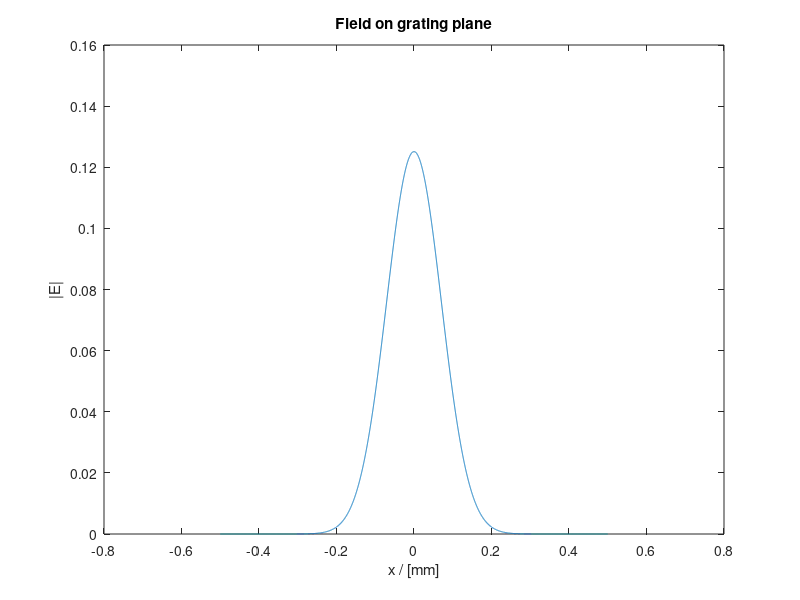

Write the MATLAB code that produced this figure. (Note: this script raises an error after producing the figure.)
%% Efficiency of an atom trap by beam tracing method
% Refer to the beam tracing method of derivation of the analytic solution.
% By using the mentioned solution, the efficiency is estimated.

%% Device specification
% Indices [1]
n_air   = 1;
n_clad  = 1.4555;
n_core  = 1.4608;
n_eff   = 1.4635;
dn_g    = 5e-3;

% Heights of the layers [m]
h_clad  = 15e-6;
h_core  = 5e-6;

%% Target specification
lam     = 780e-9;

% distance from the top of the glass.
dist    = 5e-3;

% grating length
len_g   = 2e-3;

%% Specification for environments
% Wavenumbers
k0      = 2*pi*n_air    /   lam;
k0_clad = 2*pi*n_clad   /   lam;
k0_core = 2*pi*n_core   /   lam;

%% Focussed beam feature
% Define grid points
L_x     = 1e-3;   
Nx      = 2^13; 
dx      = L_x / Nx;
x       = (-Nx/2:Nx/2-1)' * dx;
y_focus = dist;

% rotated frame
phi     = 0*pi/180;
x_focus = dist*tan(phi);
x_rot   = (x - x_focus)*cos(phi) - (0 - y_focus)*sin(phi);
y_rot   = (x - x_focus)*sin(phi) + (0 - y_focus)*cos(phi);

% Waist on the surface of the glass
w       = .1e-3;

% % beam waist
% w_0     = sqrt(.5*(w^2 + sqrt(w^4 - 4*(dist*lam/pi/n_air)^2)));

% Rayleigh range(1)
temp_b  = pi*n_air*w^2/lam;
y_R     = .5*( temp_b - sqrt(temp_b^2 - 4*y_focus^2) );

% beam waist(1)
w_0     = real(sqrt( y_R * lam / (pi * n_air) ));
w_rot   = w_0*sqrt(1 + (y_rot./y_R).^2);

% Radius of curvature(y)
R       = y_rot + y_R.^2./y_rot;

% Gouy phase
eta     = atan(y_rot./y_R);
q_inv   = 1./R - 1i*lam./(n_air*pi*w_rot.^2);


% Gaussian beam on the surface of the glass
E      = w_0./w_rot .*exp( -1i*(k0.*y_rot - eta) -1i*k0 * x_rot.^2 .* q_inv/2 );
%%
% checking the shape
figure(1)
plot(x*1e3, abs(E))
xlabel('x / [mm]')
ylabel('|E|')
title('Field on grating plane')

%% Propagation onto the grating plane
k       = linspace(-pi, pi, length(x) )'./(x(2) - x(1));
fprintf('y_R    = %3.3f [mm]\n', mean(y_R)*1e3)
fprintf('w_0    = %3.3f [mm]\n', mean(w_0)*1e3)
fprintf('w_1    = %3.3f [mm]\n', mean(w)*1e3)
fprintf('L_g    = %3.3f [mm]\n', len_g*1e3)

% central frequency to adjust the resolution in fourier space as max(k) >
% wavenumbers, k's.

k_cen   = k0*sin(phi);
E       = E .* exp(1i*k_cen*x);

%%
fprintf('--------------------------------------------------------------\n')
fprintf('Checking for limits of central wavenumber\n')
k_t     = k - k_cen;
fprintf('min(k_t) = %3.3e\n',   min(k_t))
fprintf('k_cen    = %3.3e\n',   - k0*sin(phi))
fprintf('max(k_t) = %3.3e\n',   max(k_t))
fprintf('--------------------------------------------------------------\n')

ky_air  = real( sqrt(k0^2 - k_t.^2) );
ky_clad = real( sqrt(k0_clad^2 - k_t.^2) );
ky_core = real( sqrt(k0_core^2 - k_t.^2) );

%% Propagation onto the target location
phase_air   = asin(k_t/(n_air*k0));
phase_clad  = asin(k_t/(n_clad*k0));
phase_core  = asin(k_t/(n_core*k0));

Ek      = fftshift( fft( fftshift(E) ) );
Ek_grat = exp(-1i*ky_core*h_core/2).*Ek;
Ek_grat = apply_Fresnel(Ek_grat, phase_core, phase_clad, n_core, n_clad, 's');
Ek_grat = exp(-1i*ky_clad*h_clad).*Ek_grat;
Ek_grat = apply_Fresnel(Ek_grat, phase_clad, phase_air, n_clad, n_air, 's');

E_surf  = fftshift(  ifft( fftshift(Ek_grat) )  );

figure(2)
plot(x*1e3, abs(E_surf))
xlabel('x / [mm]')
ylabel('|E|')
title('Field on surface')

Ek_tar  = exp(-1i*ky_air*dist).* Ek_grat;

E_shifted  = fftshift(  ifft( fftshift(Ek_grat) )  );
E_tar  = E_shifted .* exp(-1i*k_cen*x);

figure(3)
plot(x*1e3, abs(E_tar))
xlabel('x / [mm]')
ylabel('|E|')
title('Field on target')

%%
y       = linspace(0, 1.1*dist, 500);
Ek_pro  = exp(-1i*ky_air*y).*(Ek_tar*ones(size(y)));
E_pro   = fftshift(  ifft( fftshift(Ek_pro,1) ),1  ) .* (exp(-1i*k_cen*x) * ones(size(y)));

%%
figure(4)
pcolor(x*1e3, y*1e3, abs(E_pro)')
xlabel('x / [mm]')
ylabel('y / [mm]')
shading flat
colorbar
xlim([-.15 .15])

e_norm = abs(E_pro)';
save('prop_data.mat', 'x', 'y', 'e_norm');
